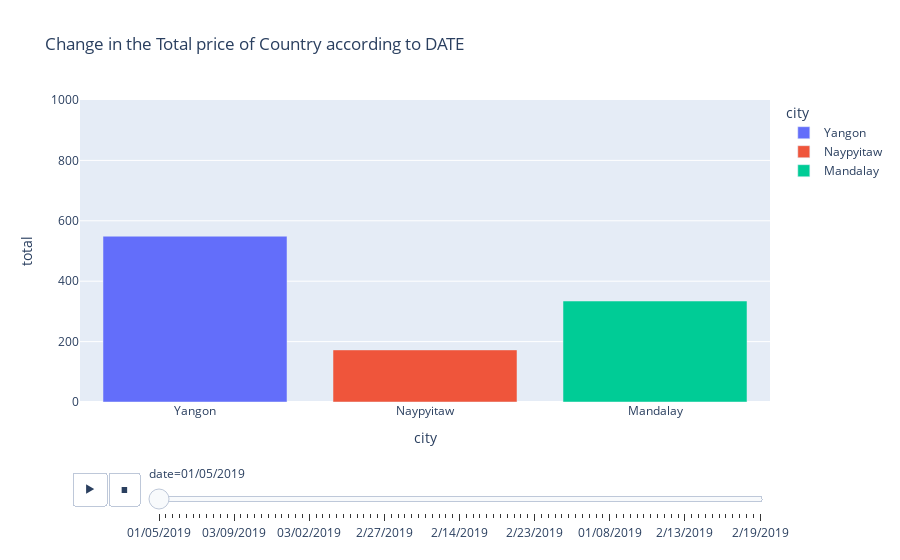

This figure's notebook cell:
### Markdown cell above
* *There seems to be no relationship between Gross income and Customer ratings*

### Code cell
#Change in Total Price of Country With regards to DATE
px.bar(sales_data,x='city', y='total', color='city', animation_frame='date', title='Change in the Total price of Country according to DATE', animation_group="branch", range_y=[0,1000])

### Figure 1 — Plotly figure (JSON) as saved in the notebook; plotly's stock layout.template omitted (floating-point values rounded to 4 significant figures)
{"data": [{"alignmentgroup": "True", "hovertemplate": "city=%{x}<br>date=01/05/2019<br>total=%{y}<extra></extra>", "ids": ["A", "A", "A", "A", "A"], "legendgroup": "Yangon", "marker": {"color": "#636efa", "pattern": {"shape": ""}}, "name": "Yangon", "offsetgroup": "Yangon", "orientation": "v", "showlegend": true, "textposition": "auto", "type": "bar", "x": ["Yangon", "Yangon", "Yangon", "Yangon", "Yangon"], "xaxis": "x", "y": [549.0, 263.1, 297.1, 225.3, 690.0], "yaxis": "y"}, {"alignmentgroup": "True", "hovertemplate": "city=%{x}<br>date=01/05/2019<br>total=%{y}<extra></extra>", "ids": ["C", "C", "C", "C"], "legendgroup": "Naypyitaw", "marker": {"color": "#EF553B", "pattern": {"shape": ""}}, "name": "Naypyitaw", "offsetgroup": "Naypyitaw", "orientation": "v", "showlegend": true, "textposition": "auto", "type": "bar", "x": ["Naypyitaw", "Naypyitaw", "Naypyitaw", "Naypyitaw"], "xaxis": "x", "y": [172.5, 33.49, 239.6, 579.8], "yaxis": "y"}, {"alignmentgroup": "True", "hovertemplate": "city=%{x}<br>date=01/05/2019<br>total=%{y}<extra></extra>", "ids": ["B", "B", "B"], "legendgroup": "Mandalay", "marker": {"color": "#00cc96", "pattern": {"shape": ""}}, "name": "Mandalay", "offsetgroup": "Mandalay", "orientation": "v", "showlegend": true, "textposition": "auto", "type": "bar", "x": ["Mandalay", "Mandalay", "Mandalay"], "xaxis": "x", "y": [334.3, 77.66, 74.76], "yaxis": "y"}], "layout": {"barmode": "relative", "legend": {"title": {"text": "city"}, "tracegroupgap": 0}, "sliders": [{"active": 0, "currentvalue": {"prefix": "date="}, "len": 0.9, "pad": {"b": 10, "t": 60}, "steps": [{"args": [["01/05/2019"], {"frame": {"duration": 0, "redraw": true}, "fromcurrent": true, "mode": "immediate", "transition": {"duration": 0, "easing": "linear"}}], "label": "01/05/2019", "method": "animate"}, {"args": [["03/08/2019"], {"frame": {"duration": 0, "redraw": true}, "fromcurrent": true, "mode": "immediate", "transition": {"duration": 0, "easing": "linear"}}], "label": "03/08/2019", "method": "animate"}, {"args": [["03/03/2019"], {"frame": {"duration": 0, "redraw": true}, "fromcurrent": true, "mode": "immediate", "transition": {"duration": 0, "easing": "linear"}}], "label": "03/03/2019", "method": "animate"}, {"args": [["1/27/2019"], {"frame": {"duration": 0, "redraw": true}, "fromcurrent": true, "mode": "immediate", "transition": {"duration": 0, "easing": "linear"}}], "label": "1/27/2019", "method": "animate"}, {"args": [["02/08/2019"], {"frame": {"duration": 0, "redraw": true}, "fromcurrent": true, "mode": "immediate", "transition": {"duration": 0, "easing": "linear"}}], "label": "02/08/2019", "method": "animate"}, {"args": [["3/25/2019"], {"frame": {"duration": 0, "redraw": true}, "fromcurrent": true, "mode": "immediate", "transition": {"duration": 0, "easing": "linear"}}], "label": "3/25/2019", "method": "animate"}, {"args": [["2/25/2019"], {"frame": {"duration": 0, "redraw": true}, "fromcurrent": true, "mode": "immediate", "transition": {"duration": 0, "easing": "linear"}}], "label": "2/25/2019", "method": "animate"}, {"args": [["2/24/2019"], {"frame": {"duration": 0, "redraw": true}, "fromcurrent": true, "mode": "immediate", "transition": {"duration": 0, "easing": "linear"}}], "label": "2/24/2019", "method": "animate"}, {"args": [["01/10/2019"], {"frame": {"duration": 0, "redraw": true}, "fromcurrent": true, "mode": "immediate", "transition": {"duration": 0, "easing": "linear"}}], "label": "01/10/2019", "method": "animate"}, {"args": [["2/20/2019"], {"frame": {"duration": 0, "redraw": true}, "fromcurrent": true, "mode": "immediate", "transition": {"duration": 0, "easing": "linear"}}], "label": "2/20/2019", "method": "animate"}, {"args": [["02/06/2019"], {"frame": {"duration": 0, "redraw": true}, "fromcurrent": true, "mode": "immediate", "transition": {"duration": 0, "easing": "linear"}}], "label": "02/06/2019", "method": "animate"}, {"args": [["03/09/2019"], {"frame": {"duration": 0, "redraw": true}, "fromcurrent": true, "mode": "immediate", "transition": {"duration": 0, "easing": "linear"}}], "label": "03/09/2019", "method": "animate"}, {"args": [["02/12/2019"], {"frame": {"duration": 0, "redraw": true}, "fromcurrent": true, "mode": "immediate", "transition": {"duration": 0, "easing": "linear"}}], "label": "02/12/2019", "method": "animate"}, {"args": [["02/07/2019"], {"frame": {"duration": 0, "redraw": true}, "fromcurrent": true, "mode": "immediate", "transition": {"duration": 0, "easing": "linear"}}], "label": "02/07/2019", "method": "animate"}, {"args": [["3/29/2019"], {"frame": {"duration": 0, "redraw": true}, "fromcurrent": true, "mode": "immediate", "transition": {"duration": 0, "easing": "linear"}}], "label": "3/29/2019", "method": "animate"}, {"args": [["1/15/2019"], {"frame": {"duration": 0, "redraw": true}, "fromcurrent": true, "mode": "immediate", "transition": {"duration": 0, "easing": "linear"}}], "label": "1/15/2019", "method": "animate"}, {"args": [["03/11/2019"], {"frame": {"duration": 0, "redraw": true}, "fromcurrent": true, "mode": "immediate", "transition": {"duration": 0, "easing": "linear"}}], "label": "03/11/2019", "method": "animate"}, {"args": [["01/01/2019"], {"frame": {"duration": 0, "redraw": true}, "fromcurrent": true, "mode": "immediate", "transition": {"duration": 0, "easing": "linear"}}], "label": "01/01/2019", "method": "animate"}, {"args": [["1/21/2019"], {"frame": {"duration": 0, "redraw": true}, "fromcurrent": true, "mode": "immediate", "transition": {"duration": 0, "easing": "linear"}}], "label": "1/21/2019", "method": "animate"}, {"args": [["03/05/2019"], {"frame": {"duration": 0, "redraw": true}, "fromcurrent": true, "mode": "immediate", "transition": {"duration": 0, "easing": "linear"}}], "label": "03/05/2019", "method": "animate"}, {"args": [["3/15/2019"], {"frame": {"duration": 0, "redraw": true}, "fromcurrent": true, "mode": "immediate", "transition": {"duration": 0, "easing": "linear"}}], "label": "3/15/2019", "method": "animate"}, {"args": [["2/17/2019"], {"frame": {"duration": 0, "redraw": true}, "fromcurrent": true, "mode": "immediate", "transition": {"duration": 0, "easing": "linear"}}], "label": "2/17/2019", "method": "animate"}, {"args": [["03/02/2019"], {"frame": {"duration": 0, "redraw": true}, "fromcurrent": true, "mode": "immediate", "transition": {"duration": 0, "easing": "linear"}}], "label": "03/02/2019", "method": "animate"}, {"args": [["3/22/2019"], {"frame": {"duration": 0, "redraw": true}, "fromcurrent": true, "mode": "immediate", "transition": {"duration": 0, "easing": "linear"}}], "label": "3/22/2019", "method": "animate"}, {"args": [["03/10/2019"], {"frame": {"duration": 0, "redraw": true}, "fromcurrent": true, "mode": "immediate", "transition": {"duration": 0, "easing": "linear"}}], "label": "03/10/2019", "method": "animate"}, {"args": [["1/25/2019"], {"frame": {"duration": 0, "redraw": true}, "fromcurrent": true, "mode": "immediate", "transition": {"duration": 0, "easing": "linear"}}], "label": "1/25/2019", "method": "animate"}, {"args": [["1/28/2019"], {"frame": {"duration": 0, "redraw": true}, "fromcurrent": true, "mode": "immediate", "transition": {"duration": 0, "easing": "linear"}}], "label": "1/28/2019", "method": "animate"}, {"args": [["01/07/2019"], {"frame": {"duration": 0, "redraw": true}, "fromcurrent": true, "mode": "immediate", "transition": {"duration": 0, "easing": "linear"}}], "label": "01/07/2019", "method": "animate"}, {"args": [["3/23/2019"], {"frame": {"duration": 0, "redraw": true}, "fromcurrent": true, "mode": "immediate", "transition": {"duration": 0, "easing": "linear"}}], "label": "3/23/2019", "method": "animate"}, {"args": [["1/17/2019"], {"frame": {"duration": 0, "redraw": true}, "fromcurrent": true, "mode": "immediate", "transition": {"duration": 0, "easing": "linear"}}], "label": "1/17/2019", "method": "animate"}, {"args": [["02/02/2019"], {"frame": {"duration": 0, "redraw": true}, "fromcurrent": true, "mode": "immediate", "transition": {"duration": 0, "easing": "linear"}}], "label": "02/02/2019", "method": "animate"}, {"args": [["03/04/2019"], {"frame": {"duration": 0, "redraw": true}, "fromcurrent": true, "mode": "immediate", "transition": {"duration": 0, "easing": "linear"}}], "label": "03/04/2019", "method": "animate"}, {"args": [["3/16/2019"], {"frame": {"duration": 0, "redraw": true}, "fromcurrent": true, "mode": "immediate", "transition": {"duration": 0, "easing": "linear"}}], "label": "3/16/2019", "method": "animate"}, {"args": [["2/27/2019"], {"frame": {"duration": 0, "redraw": true}, "fromcurrent": true, "mode": "immediate", "transition": {"duration": 0, "easing": "linear"}}], "label": "2/27/2019", "method": "animate"}, {"args": [["02/10/2019"], {"frame": {"duration": 0, "redraw": true}, "fromcurrent": true, "mode": "immediate", "transition": {"duration": 0, "easing": "linear"}}], "label": "02/10/2019", "method": "animate"}, {"args": [["3/19/2019"], {"frame": {"duration": 0, "redraw": true}, "fromcurrent": true, "mode": "immediate", "transition": {"duration": 0, "easing": "linear"}}], "label": "3/19/2019", "method": "animate"}, {"args": [["02/03/2019"], {"frame": {"duration": 0, "redraw": true}, "fromcurrent": true, "mode": "immediate", "transition": {"duration": 0, "easing": "linear"}}], "label": "02/03/2019", "method": "animate"}, {"args": [["03/07/2019"], {"frame": {"duration": 0, "redraw": true}, "fromcurrent": true, "mode": "immediate", "transition": {"duration": 0, "easing": "linear"}}], "label": "03/07/2019", "method": "animate"}, {"args": [["2/28/2019"], {"frame": {"duration": 0, "redraw": true}, "fromcurrent": true, "mode": "immediate", "transition": {"duration": 0, "easing": "linear"}}], "label": "2/28/2019", "method": "animate"}, {"args": [["3/27/2019"], {"frame": {"duration": 0, "redraw": true}, "fromcurrent": true, "mode": "immediate", "transition": {"duration": 0, "easing": "linear"}}], "label": "3/27/2019", "method": "animate"}, {"args": [["1/20/2019"], {"frame": {"duration": 0, "redraw": true}, "fromcurrent": true, "mode": "immediate", "transition": {"duration": 0, "easing": "linear"}}], "label": "1/20/2019", "method": "animate"}, {"args": [["03/12/2019"], {"frame": {"duration": 0, "redraw": true}, "fromcurrent": true, "mode": "immediate", "transition": {"duration": 0, "easing": "linear"}}], "label": "03/12/2019", "method": "animate"}, {"args": [["2/15/2019"], {"frame": {"duration": 0, "redraw": true}, "fromcurrent": true, "mode": "immediate", "transition": {"duration": 0, "easing": "linear"}}], "label": "2/15/2019", "method": "animate"}, {"args": [["03/06/2019"], {"frame": {"duration": 0, "redraw": true}, "fromcurrent": true, "mode": "immediate", "transition": {"duration": 0, "easing": "linear"}}], "label": "03/06/2019", "method": "animate"}, {"args": [["2/14/2019"], {"frame": {"duration": 0, "redraw": true}, "fromcurrent": true, "mode": "immediate", "transition": {"duration": 0, "easing": "linear"}}], "label": "2/14/2019", "method": "animate"}, {"args": [["3/13/2019"], {"frame": {"duration": 0, "redraw": true}, "fromcurrent": true, "mode": "immediate", "transition": {"duration": 0, "easing": "linear"}}], "label": "3/13/2019", "method": "animate"}, {"args": [["1/24/2019"], {"frame": {"duration": 0, "redraw": true}, "fromcurrent": true, "mode": "immediate", "transition": {"duration": 0, "easing": "linear"}}], "label": "1/24/2019", "method": "animate"}, {"args": [["01/06/2019"], {"frame": {"duration": 0, "redraw": true}, "fromcurrent": true, "mode": "immediate", "transition": {"duration": 0, "easing": "linear"}}], "label": "01/06/2019", "method": "animate"}, {"args": [["02/11/2019"], {"frame": {"duration": 0, "redraw": true}, "fromcurrent": true, "mode": "immediate", "transition": {"duration": 0, "easing": "linear"}}], "label": "02/11/2019", "method": "animate"}, {"args": [["1/22/2019"], {"frame": {"duration": 0, "redraw": true}, "fromcurrent": true, "mode": "immediate", "transition": {"duration": 0, "easing": "linear"}}], "label": "1/22/2019", "method": "animate"}, {"args": [["1/13/2019"], {"frame": {"duration": 0, "redraw": true}, "fromcurrent": true, "mode": "immediate", "transition": {"duration": 0, "easing": "linear"}}], "label": "1/13/2019", "method": "animate"}, {"args": [["01/09/2019"], {"frame": {"duration": 0, "redraw": true}, "fromcurrent": true, "mode": "immediate", "transition": {"duration": 0, "easing": "linear"}}], "label": "01/09/2019", "method": "animate"}, {"args": [["01/12/2019"], {"frame": {"duration": 0, "redraw": true}, "fromcurrent": true, "mode": "immediate", "transition": {"duration": 0, "easing": "linear"}}], "label": "01/12/2019", "method": "animate"}, {"args": [["1/26/2019"], {"frame": {"duration": 0, "redraw": true}, "fromcurrent": true, "mode": "immediate", "transition": {"duration": 0, "easing": "linear"}}], "label": "1/26/2019", "method": "animate"}, {"args": [["1/23/2019"], {"frame": {"duration": 0, "redraw": true}, "fromcurrent": true, "mode": "immediate", "transition": {"duration": 0, "easing": "linear"}}], "label": "1/23/2019", "method": "animate"}, {"args": [["2/23/2019"], {"frame": {"duration": 0, "redraw": true}, "fromcurrent": true, "mode": "immediate", "transition": {"duration": 0, "easing": "linear"}}], "label": "2/23/2019", "method": "animate"}, {"args": [["01/02/2019"], {"frame": {"duration": 0, "redraw": true}, "fromcurrent": true, "mode": "immediate", "transition": {"duration": 0, "easing": "linear"}}], "label": "01/02/2019", "method": "animate"}, {"args": [["02/09/2019"], {"frame": {"duration": 0, "redraw": true}, "fromcurrent": true, "mode": "immediate", "transition": {"duration": 0, "easing": "linear"}}], "label": "02/09/2019", "method": "animate"}, {"args": [["3/26/2019"], {"frame": {"duration": 0, "redraw": true}, "fromcurrent": true, "mode": "immediate", "transition": {"duration": 0, "easing": "linear"}}], "label": "3/26/2019", "method": "animate"}, {"args": [["03/01/2019"], {"frame": {"duration": 0, "redraw": true}, "fromcurrent": true, "mode": "immediate", "transition": {"duration": 0, "easing": "linear"}}], "label": "03/01/2019", "method": "animate"}, {"args": [["02/01/2019"], {"frame": {"duration": 0, "redraw": true}, "fromcurrent": true, "mode": "immediate", "transition": {"duration": 0, "easing": "linear"}}], "label": "02/01/2019", "method": "animate"}, {"args": [["3/28/2019"], {"frame": {"duration": 0, "redraw": true}, "fromcurrent": true, "mode": "immediate", "transition": {"duration": 0, "easing": "linear"}}], "label": "3/28/2019", "method": "animate"}, {"args": [["3/24/2019"], {"frame": {"duration": 0, "redraw": true}, "fromcurrent": true, "mode": "immediate", "transition": {"duration": 0, "easing": "linear"}}], "label": "3/24/2019", "method": "animate"}, {"args": [["02/05/2019"], {"frame": {"duration": 0, "redraw": true}, "fromcurrent": true, "mode": "immediate", "transition": {"duration": 0, "easing": "linear"}}], "label": "02/05/2019", "method": "animate"}, {"args": [["1/19/2019"], {"frame": {"duration": 0, "redraw": true}, "fromcurrent": true, "mode": "immediate", "transition": {"duration": 0, "easing": "linear"}}], "label": "1/19/2019", "method": "animate"}, {"args": [["1/16/2019"], {"frame": {"duration": 0, "redraw": true}, "fromcurrent": true, "mode": "immediate", "transition": {"duration": 0, "easing": "linear"}}], "label": "1/16/2019", "method": "animate"}, {"args": [["01/08/2019"], {"frame": {"duration": 0, "redraw": true}, "fromcurrent": true, "mode": "immediate", "transition": {"duration": 0, "easing": "linear"}}], "label": "01/08/2019", "method": "animate"}, {"args": [["2/18/2019"], {"frame": {"duration": 0, "redraw": true}, "fromcurrent": true, "mode": "immediate", "transition": {"duration": 0, "easing": "linear"}}], "label": "2/18/2019", "method": "animate"}, {"args": [["1/18/2019"], {"frame": {"duration": 0, "redraw": true}, "fromcurrent": true, "mode": "immediate", "transition": {"duration": 0, "easing": "linear"}}], "label": "1/18/2019", "method": "animate"}, {"args": [["2/16/2019"], {"frame": {"duration": 0, "redraw": true}, "fromcurrent": true, "mode": "immediate", "transition": {"duration": 0, "easing": "linear"}}], "label": "2/16/2019", "method": "animate"}, {"args": [["2/22/2019"], {"frame": {"duration": 0, "redraw": true}, "fromcurrent": true, "mode": "immediate", "transition": {"duration": 0, "easing": "linear"}}], "label": "2/22/2019", "method": "animate"}, {"args": [["1/29/2019"], {"frame": {"duration": 0, "redraw": true}, "fromcurrent": true, "mode": "immediate", "transition": {"duration": 0, "easing": "linear"}}], "label": "1/29/2019", "method": "animate"}, {"args": [["01/04/2019"], {"frame": {"duration": 0, "redraw": true}, "fromcurrent": true, "mode": "immediate", "transition": {"duration": 0, "easing": "linear"}}], "label": "01/04/2019", "method": "animate"}, {"args": [["3/30/2019"], {"frame": {"duration": 0, "redraw": true}, "fromcurrent": true, "mode": "immediate", "transition": {"duration": 0, "easing": "linear"}}], "label": "3/30/2019", "method": "animate"}, {"args": [["1/30/2019"], {"frame": {"duration": 0, "redraw": true}, "fromcurrent": true, "mode": "immediate", "transition": {"duration": 0, "easing": "linear"}}], "label": "1/30/2019", "method": "animate"}, {"args": [["01/03/2019"], {"frame": {"duration": 0, "redraw": true}, "fromcurrent": true, "mode": "immediate", "transition": {"duration": 0, "easing": "linear"}}], "label": "01/03/2019", "method": "animate"}, {"args": [["3/21/2019"], {"frame": {"duration": 0, "redraw": true}, "fromcurrent": true, "mode": "immediate", "transition": {"duration": 0, "easing": "linear"}}], "label": "3/21/2019", "method": "animate"}, {"args": [["2/13/2019"], {"frame": {"duration": 0, "redraw": true}, "fromcurrent": true, "mode": "immediate", "transition": {"duration": 0, "easing": "linear"}}], "label": "2/13/2019", "method": "animate"}, {"args": [["1/14/2019"], {"frame": {"duration": 0, "redraw": true}, "fromcurrent": true, "mode": "immediate", "transition": {"duration": 0, "easing": "linear"}}], "label": "1/14/2019", "method": "animate"}, {"args": [["3/18/2019"], {"frame": {"duration": 0, "redraw": true}, "fromcurrent": true, "mode": "immediate", "transition": {"duration": 0, "easing": "linear"}}], "label": "3/18/2019", "method": "animate"}, {"args": [["3/20/2019"], {"frame": {"duration": 0, "redraw": true}, "fromcurrent": true, "mode": "immediate", "transition": {"duration": 0, "easing": "linear"}}], "label": "3/20/2019", "method": "animate"}, {"args": [["2/21/2019"], {"frame": {"duration": 0, "redraw": true}, "fromcurrent": true, "mode": "immediate", "transition": {"duration": 0, "easing": "linear"}}], "label": "2/21/2019", "method": "animate"}, {"args": [["1/31/2019"], {"frame": {"duration": 0, "redraw": true}, "fromcurrent": true, "mode": "immediate", "transition": {"duration": 0, "easing": "linear"}}], "label": "1/31/2019", "method": "animate"}, {"args": [["01/11/2019"], {"frame": {"duration": 0, "redraw": true}, "fromcurrent": true, "mode": "immediate", "transition": {"duration": 0, "easing": "linear"}}], "label": "01/11/2019", "method": "animate"}, {"args": [["2/26/2019"], {"frame": {"duration": 0, "redraw": true}, "fromcurrent": true, "mode": "immediate", "transition": {"duration": 0, "easing": "linear"}}], "label": "2/26/2019", "method": "animate"}, {"args": [["3/17/2019"], {"frame": {"duration": 0, "redraw": true}, "fromcurrent": true, "mode": "immediate", "transition": {"duration": 0, "easing": "linear"}}], "label": "3/17/2019", "method": "animate"}, {"args": [["3/14/2019"], {"frame": {"duration": 0, "redraw": true}, "fromcurrent": true, "mode": "immediate", "transition": {"duration": 0, "easing": "linear"}}], "label": "3/14/2019", "method": "animate"}, {"args": [["02/04/2019"], {"frame": {"duration": 0, "redraw": true}, "fromcurrent": true, "mode": "immediate", "transition": {"duration": 0, "easing": "linear"}}], "label": "02/04/2019", "method": "animate"}, {"args": [["2/19/2019"], {"frame": {"duration": 0, "redraw": true}, "fromcurrent": true, "mode": "immediate", "transition": {"duration": 0, "easing": "linear"}}], "label": "2/19/2019", "method": "animate"}], "x": 0.1, "xanchor": "left", "y": 0, "yanchor": "top"}], "title": {"text": "Change in the Total price of Country according to DATE"}, "updatemenus": [{"buttons": [{"args": [null, {"frame": {"duration": 500, "redraw": true}, "fromcurrent": true, "mode": "immediate", "transition": {"duration": 500, "easing": "linear"}}], "label": "&#9654;", "method": "animate"}, {"args": [[null], {"frame": {"duration": 0, "redraw": true}, "fromcurrent": true, "mode": "immediate", "transition": {"duration": 0, "easing": "linear"}}], "label": "&#9724;", "method": "animate"}], "direction": "left", "pad": {"r": 10, "t": 70}, "showactive": false, "type": "buttons", "x": 0.1, "xanchor": "right", "y": 0, "yanchor": "top"}], "xaxis": {"anchor": "y", "categoryarray": ["Yangon", "Naypyitaw", "Mandalay"], "categoryorder": "array", "domain": [0, 1], "title": {"text": "city"}}, "yaxis": {"anchor": "x", "domain": [0, 1], "range": [0, 1000], "title": {"text": "total"}}}}
